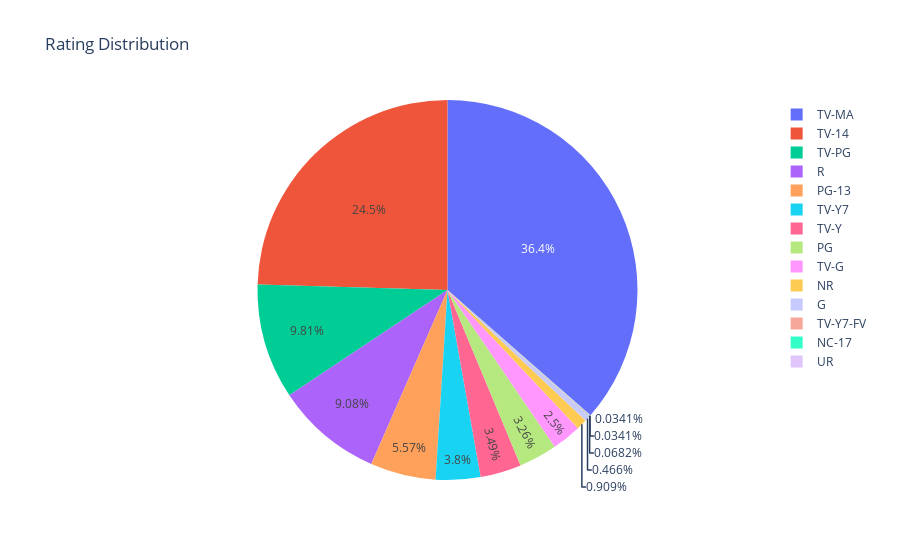

The notebook cell saved with this chart:
### Code cell
# The 'rating' column contains incorrect ratings ([74 min', '84 min', '66 min']) and also nan values
valid_ratings = ['PG-13', 'TV-MA', 'PG', 'TV-14', 'TV-PG', 'TV-Y', 'TV-Y7', 'R', 'TV-G', 'G', 'NC-17', 'NR', 'TV-Y7-FV', 'UR']

# Filter out unwanted ratings and NaN
filtered_data = data_import_copy[data_import_copy['rating'].isin(valid_ratings)]

# Calculate percentage distribution
Ratings = filtered_data.groupby("rating")["rating"].count()
Denominator = filtered_data["rating"].count()
Percentage = Ratings / Denominator * 100

# Create a DataFrame with the percentage and rating columns
percentage_df = pd.DataFrame({'rating': Percentage.index, 'percentage': Percentage.values})

# Create a pie chart
fig = px.pie(percentage_df, values='percentage', names='rating', title='Rating Distribution')

# Show the chart
fig.show()

### Figure 1 — Plotly figure (JSON) as saved in the notebook; plotly's stock layout.template omitted (floating-point values rounded to 4 significant figures)
{"data": [{"domain": {"x": [0, 1], "y": [0, 1]}, "hovertemplate": "rating=%{label}<br>percentage=%{value}<extra></extra>", "labels": ["G", "NC-17", "NR", "PG", "PG-13", "R", "TV-14", "TV-G", "TV-MA", "TV-PG", "TV-Y", "TV-Y7", "TV-Y7-FV", "UR"], "legendgroup": "", "name": "", "showlegend": true, "type": "pie", "values": [0.4659, 0.03409, 0.9091, 3.261, 5.568, 9.08, 24.55, 2.5, 36.44, 9.807, 3.489, 3.795, 0.06818, 0.03409]}], "layout": {"legend": {"tracegroupgap": 0}, "title": {"text": "Rating Distribution"}}}
